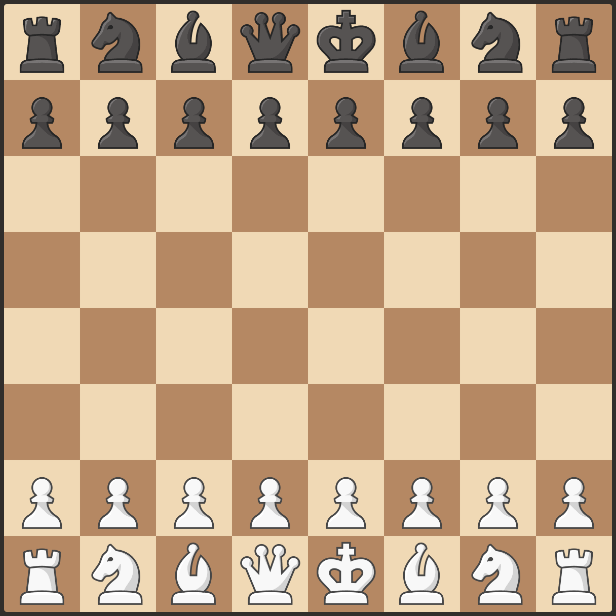
#> input picture tabuleiro.png, 616 x 616 px
$ python main.py
#> lines starting #> are read from the running program, lines starting #| are printed output that depends on the picture; after the words box and inside, x2 and y2 are one past the last pixel; in counts of white or black regions, pixels touching at a corner belong together
import cv2
import numpy as np

board_img = cv2.imread('tabuleiro.png', cv2.IMREAD_GRAYSCALE)
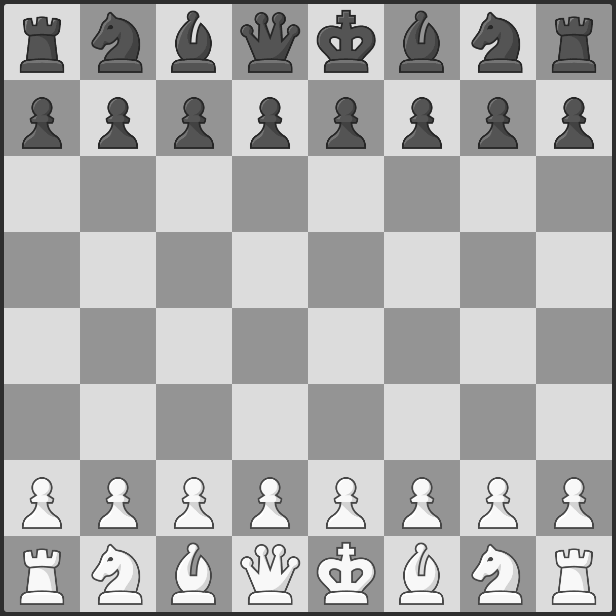
#> board_img: shape (616, 616); min 31, max 255, mean 173.9
knight_img = cv2.imread('cavalo_p.png', cv2.IMREAD_GRAYSCALE)
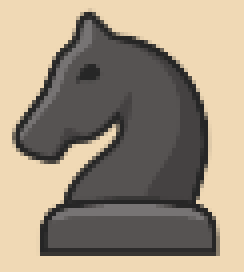
#> input picture cavalo_p.png, 61 x 68 px (shown 4 times larger)
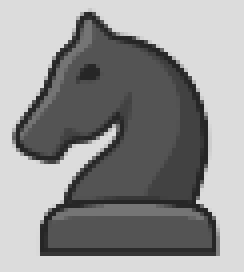
#> knight_img: shape (68, 61) (shown 4 times larger); min 38, max 220, mean 145.9

# [10 lines of commented-out code are left out]
result = cv2.matchTemplate(board_img, knight_img, cv2.TM_CCOEFF_NORMED)
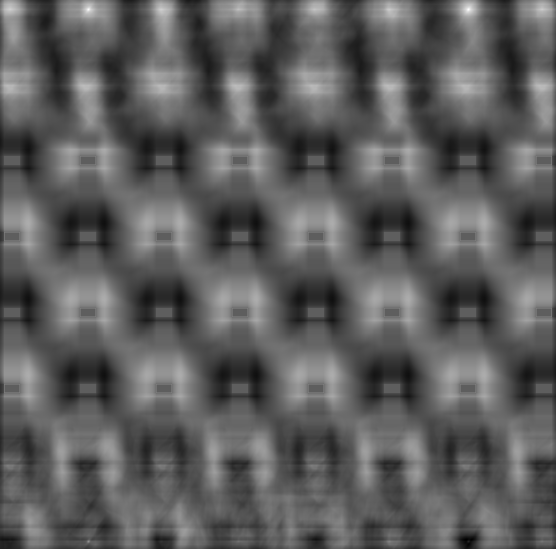
#> result: shape (549, 556) float32; min -0.588, max 1, mean -0.00559; drawn with min black and max white

min_val, max_val, min_loc, max_loc = cv2.minMaxLoc(result)
#> min_val = -0.588; max_val = 1; min_loc = (466, 539); max_loc = (468, 9)
w = knight_img.shape[1]
#> w = 61
h = knight_img.shape[0]
#> h = 68

# [7 lines of commented-out code are left out]
threshold = 0.95

yloc, xloc = np.where(result >= threshold)
#> yloc = [9, 9]; xloc = [88, 468]
print(len(xloc)) # quantidade de imagens semelhantes
#| 2

for (x, y) in zip(xloc, yloc):
    cv2.rectangle(board_img, (x, y), (x+w, y+h), (0,255,255), 2)
#> this loop made 2 passes
#> (x, y) on passes 1 to 2: (88, 9), (468, 9)
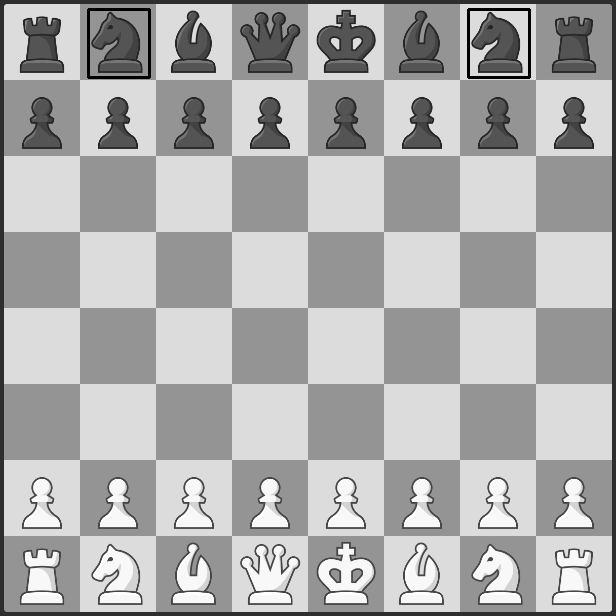
#> board_img: shape (616, 616); 0.41% of pixels changed, all inside (x1, y1, x2, y2) = (87, 8, 531, 79)

cv2.imshow('board', board_img)
cv2.waitKey()
cv2.destroyAllWindows()
